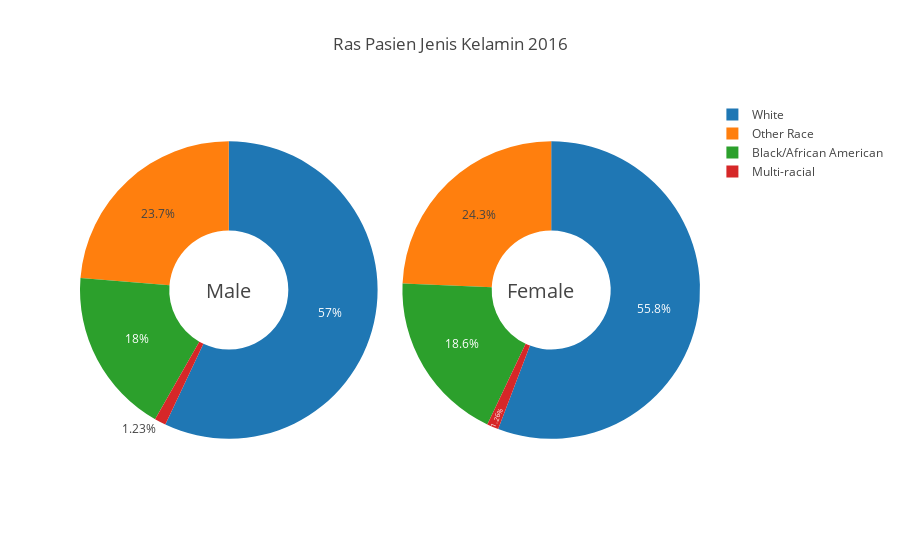

Notebook source saved alongside this figure:
### Code cell
fig = {
  "data": [
    {
      "values": mrace['count'],
      "labels": mrace['Race'],
      "domain": {"x": [0, .48]},
      "name": "Male",
      "hoverinfo":"label+percent+name",
      "hole": .4,
      "type": "pie"
    },
    {
      "values": frace['count'],
      "labels": frace['Race'],
      "textposition":"inside",
      "domain": {"x": [.52, 1]},
      "name": "Female",
      "hoverinfo":"label+percent+name",
      "hole": .4,
      "type": "pie"
    }],
  "layout": {
        "title":"Ras Pasien Jenis Kelamin 2016",
        "annotations": [
            {
                "font": {
                    "size": 20
                },
                "showarrow": False,
                "text": "Male",
                "x": 0.20,
                "y": 0.5
            },
            {
                "font": {
                    "size": 20
                },
                "showarrow": False,
                "text": "Female",
                "x": 0.8,
                "y": 0.5
            }
        ]
    }
}
iplot(fig, filename='donut-patient-race')

### Figure 1 — Plotly figure (JSON) as saved in the notebook; plotly's stock layout.template omitted (floating-point values rounded to 4 significant figures)
{"data": [{"domain": {"x": [0, 0.48]}, "hole": 0.4, "hoverinfo": "label+percent+name", "labels": ["Other Race", "Multi-racial", "White", "Black/African American"], "name": "Male", "type": "pie", "uid": "7209bd4b-70db-4e10-9899-1b8352e7d84b", "values": [247131, 12858, 593919, 187793]}, {"domain": {"x": [0.52, 1]}, "hole": 0.4, "hoverinfo": "label+percent+name", "labels": ["Other Race", "Multi-racial", "White", "Black/African American"], "name": "Female", "textposition": "inside", "type": "pie", "uid": "26df0dac-f8d7-4033-9e7f-08a6c1266bc2", "values": [316192, 16425, 726330, 242724]}], "layout": {"annotations": [{"font": {"size": 20}, "showarrow": false, "text": "Male", "x": 0.2, "y": 0.5}, {"font": {"size": 20}, "showarrow": false, "text": "Female", "x": 0.8, "y": 0.5}], "title": {"text": "Ras Pasien Jenis Kelamin 2016"}}}
